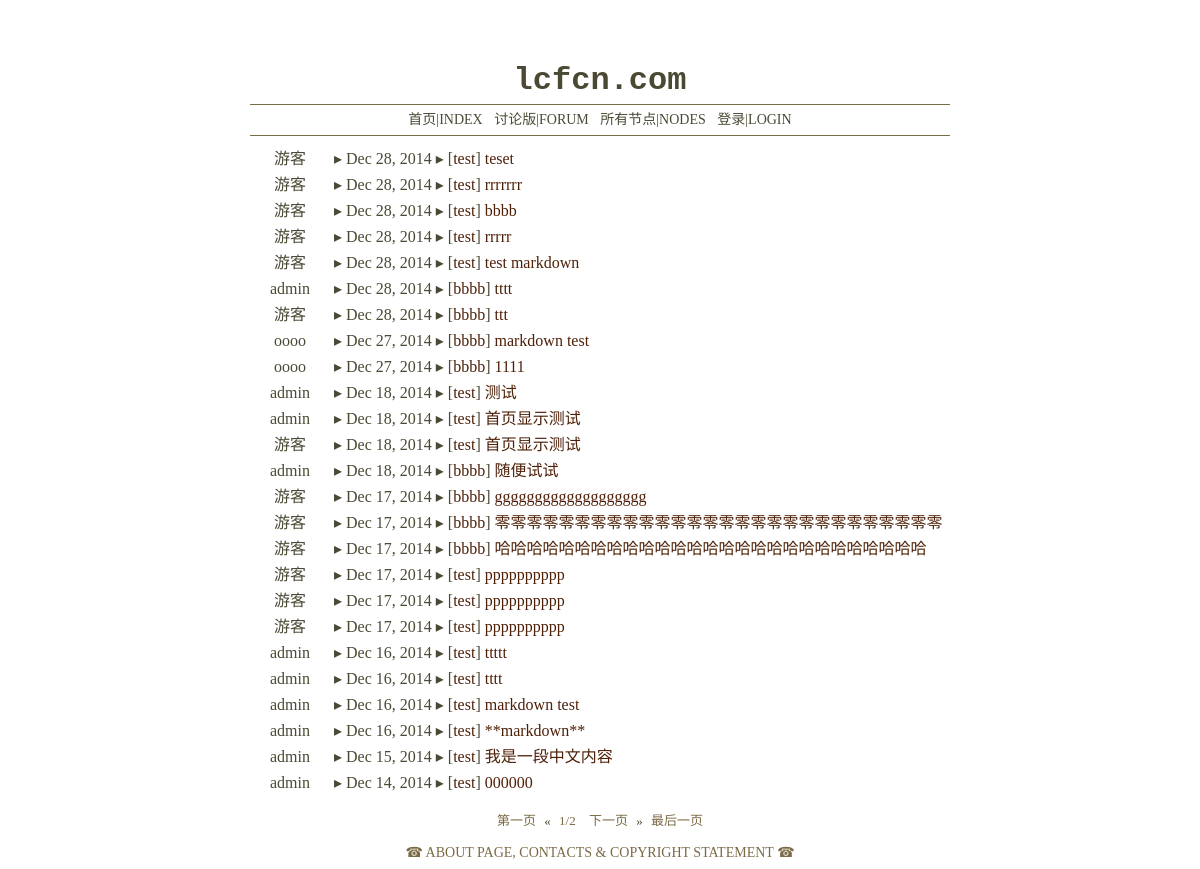
Before: /forum/ with the older database file.
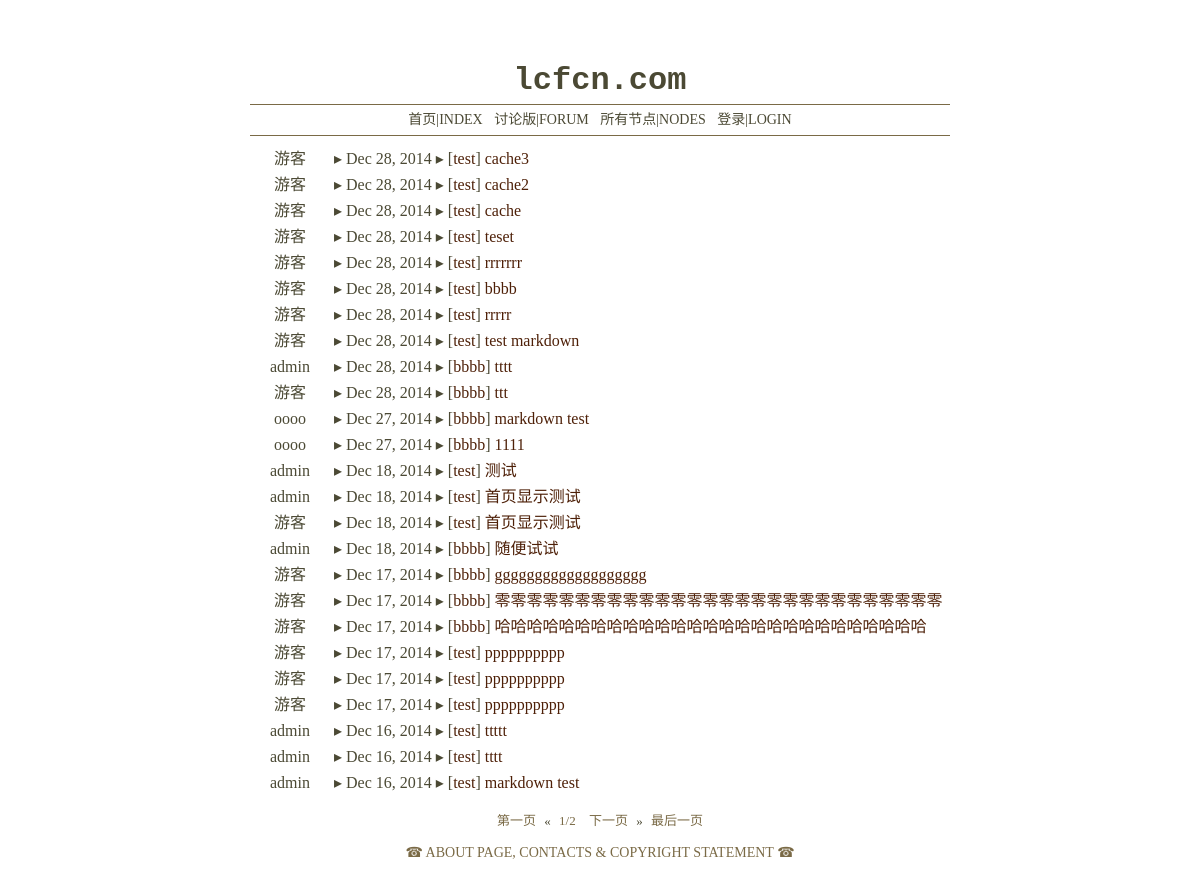
After: the same page with the newer database file.
### forum/models.py (models this page shows, shortened)
class PostBase(DateTimeBase):
    title = models.CharField(max_length=200, error_messages={
        'blank': u"标题不能为空",
        'null': u"标题不能为空",
        'invalid': u"您输入了一个无效的标题，标题的长度请控制在100个字符内"
    }, help_text=u"☞标题为必填且不能超过100个字符", verbose_name=u"标题")
    content = models.TextField(blank=True, null=True,
                               help_text=u"☞内容可以留空，但不要输入无意义的内容",
                               verbose_name=u"内容")
    author = models.ForeignKey(User, blank=True, null=True, related_name='%(class)s', on_delete=models.SET_NULL)
    content_md = models.TextField(blank=True, null=True)
    bygod = models.BooleanField(blank=True, default=False,
                                help_text=u"☞将这篇文章归入管理员文集",
                                verbose_name=u"归档")
    guest_name = models.CharField(max_length=30, default="Guest", verbose_name=u"游客称呼", blank=True, null=True,
                                  validators=[
                                      validators.RegexValidator(r'^[\w.@+-]+$', u"名字中包含不允许的字符.", 'invalid')
                                  ])
    guest_email = models.EmailField(
        max_length=254, verbose_name=u"游客联系方式", blank=True, null=True,
        help_text=u"您的邮件地址在显示时会将@替换为[at]",
        error_messages={
            'invalid': u"您输入了一个无效的邮件地址，请修改或留空"
        }
    )
    ip_addr = models.IPAddressField(default='0.0.0.0', verbose_name=u"IP地址", help_text=u"发信人的IP地址")
    class Meta:
        abstract = True

class Post(PostBase):
    node = models.ForeignKey(NodeTag, null=True, related_name='posts', on_delete=models.SET_NULL)
    class Meta:
        ordering = ['-pk']

class DateTimeBase(models.Model):
    created = models.DateTimeField(auto_now_add=True)
    last_edited = models.DateTimeField(auto_now=True)
    class Meta:
        abstract = True

class NodeTag(DateTimeBase):
    name = models.CharField(max_length=50, error_messages={
        'blank': u"节点的名称不能为空",
        'null': u"节点的名称不能为空",
        'invalid': u"您输入了一个无效的节点名称，节点名称的长度不能超过50个字符"
    }, help_text=u"☞节点名称为必填且不能超过50个字符", verbose_name=u"节点名称", unique=True)
    description = models.TextField(blank=True, null=True,
                                   help_text=u"☞关于节点讨论主题的简要描述",
                                   verbose_name=u"节点描述")
    slug = models.CharField(max_length=30, help_text=u"☞节点的英文简写", verbose_name=u"节点代号", unique=True)

### forum/templates/forum/post/list.html (shortened to what this page needs)
{% extends "forum/base.html" %}
{% load i18n %}
    {% block container %}
        <div id="thread-list">
            {% for thread in post_list %}
            <div class="thread-item">
                <span class="thread-author">{{ thread.author.username|default:"游客" }}</span>
                ▸
                <span class="thread-created">{% language 'en' %}{{ thread.created|date:"M d, Y" }}{% endlanguage %}</span>
                ▸
                <span class="thread-title">
                    [<a href="{% url 'nodetag-detail' slug=thread.node.slug %}">{{ thread.node.name|default:"-" }}</a>]
                    <a href="{% url 'post-detail' pk=thread.pk %}">{{ thread.title }}</a>
                </span>
            </div>
            {% endfor %}
        </div>
        <div id="page-navi">
            <a href="{% url 'forum-index' %}">第一页</a>
            «
            <span>{{ page_obj.number }}/{{ paginator.num_pages }}</span>
            {% if page_obj.has_next %}
                <a href="{% url 'forum-index' %}?p={{ page_obj.next_page_number }}">下一页</a>
            {% endif %}
            »
            <a href="{% url 'forum-index' %}?p=last">最后一页</a>
        </div>
    {% endblock %}

Changed rows visible on the page:
no longer on this page (row unchanged): Post: author.username "admin", created "Dec 16, 2014", node.name "test", title "**markdown**"
no longer on this page (row unchanged): Post: author.username "admin", created "Dec 15, 2014", node.name "test", title "我是一段中文内容"
no longer on this page (row unchanged): Post: author.username "admin", created "Dec 14, 2014", node.name "test", title "000000"
added Post: author.username "游客", created "Dec 28, 2014", node.name "test", title "cache3"
added Post: author.username "游客", created "Dec 28, 2014", node.name "test", title "cache2"
added Post: author.username "游客", created "Dec 28, 2014", node.name "test", title "cache"
